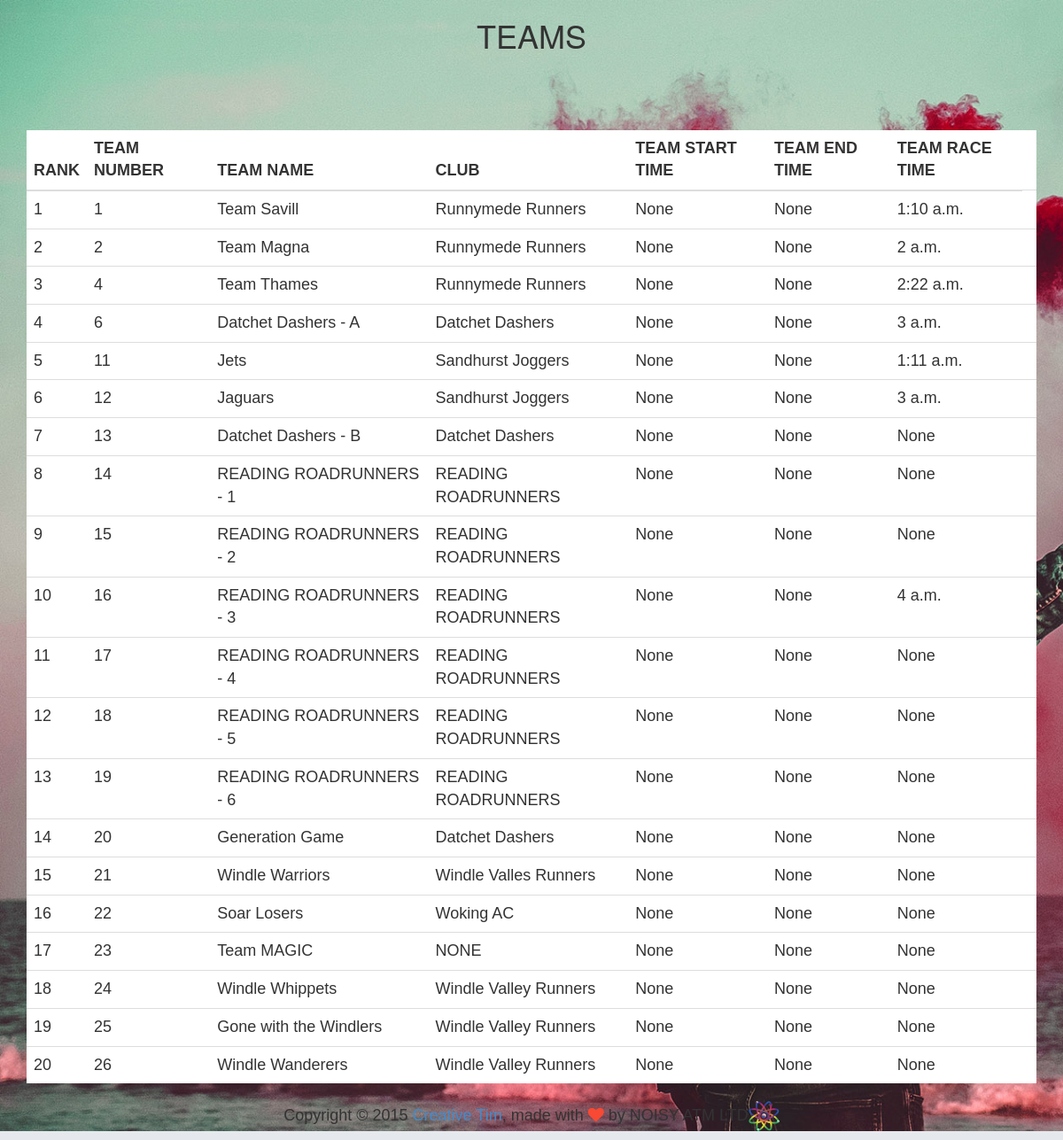
Page /team/ on the committed database.
### teams/models.py (models this page shows, shortened)
class Teams(models.Model):
    number = models.PositiveIntegerField(default=1, validators=[MinValueValidator(1), MaxValueValidator(100)], unique=True)
    name = models.CharField(max_length=200)
    club_name = models.CharField(max_length=200)
    runners_A = models.OneToOneField(Runner, on_delete=models.CASCADE, related_name='Runner_A')
    runners_B = models.OneToOneField(Runner, on_delete=models.CASCADE, related_name='Runner_B')
    runners_C = models.OneToOneField(Runner, on_delete=models.CASCADE, related_name='Runner_C')
    runners_D = models.OneToOneField(Runner, on_delete=models.CASCADE, related_name='Runner_D')
    runners_E = models.OneToOneField(Runner, on_delete=models.CASCADE, related_name='Runner_E')
    runners_F = models.OneToOneField(Runner, on_delete=models.CASCADE, related_name='Runner_F')
    start_time = models.DateTimeField(blank=True, null=True)
    end_time = models.DateTimeField(blank=True, null=True)
    elapsed_time = models.TimeField(blank=True, null=True)
    class Meta:
        ordering = ("number", "name")

### teams/views.py (the view)
# urls.py: path('', include('teams.urls')),
def teams(request):
    all_teams = Teams.objects.all()
    for team in all_teams:
        print(f"Team: {team.number}  Name: {team.name}")
    template = loader.get_template('teams.html')
    context = {"teams": all_teams}
    return render(request, 'teams.html', context)

### teams/templates/teams.html (shortened to what this page needs)
<!DOCTYPE html>
{% load static %}
<html>
  <head>
    <link href=' {% static "teams/css/bootstrap.css" %}' rel="stylesheet" />
    <link href=' {% static "teams/css/pe-icon-7-stroke.css"}' rel="stylesheet" />
    <link href=' {% static "teams/css/rotating-card.css" %} ' rel="stylesheet" />
    <link href="https://netdna.bootstrapcdn.com/font-awesome/4.5.0/css/font-awesome.min.css" rel="stylesheet">
  </head>
  <body>
	  <div class="background-image" data-parallax="active" style="background-image: url('{% static "/teams/img/bg0.jpg" %}')">
		<div class="container">
					<h1 class="title">TEAMS</h1>
					<table id="fresh-table" class="table">
								<thead>
								<th data-field="team_rank">RANK</th>
								<th data-field="team_number">TEAM NUMBER</th>
								<th data-field="team_name" data-sortable="true">TEAM NAME</th>
								<th data-field="team_club" data-sortable="true">CLUB</th>
								<th data-field="start" data-sortable="true">TEAM START TIME</th>
								<th data-field="end">TEAM END TIME</th>
								<th data-field="time">TEAM RACE TIME</th>
								</thead>
								<tbody>
									{% for team in teams%}
									<tr>
									<td>{{ forloop.counter}}</td>
									<td>{{team.number}}</td>
									<td>{{team.name}}</td>
									<td>{{team.club_name}}</td>
									<td>{{team.start_time}}</td>
									<td>{{team.end_time}}</td>
									<td>{{team.elapsed_time}}</td>
									<td></td>
									</tr>
									{% endfor %}
								</tbody>
								</table>
		</div>
		<p class="text-center">Copyright &copy; 2015 <a href="https://creative-tim.com">Creative Tim</a>, made with <i class="fa fa-heart ct-heart"></i> by NOISY ATM LTD<img src='{% static "teams/img/na_icon.png" %}'/></p>
</div>
</body>
</html>

### static/teams/css/rotating-card.css (style rules this page uses)
body { margin-top: 0px; font-size: 18px; font-family: "Helvetica Nueue",Arial,Verdana,sans-serif; background-color: #E5E9ED; }
.title { text-align: center; font-weight: 300; font-size: 36px; margin-bottom: 90px; line-height: 90%; }
.ct-heart { color: #F74933; }

### rows in the picture
Teams: number "1", name "Team Savill", club_name "Runnymede Runners", start_time "None", end_time "None", elapsed_time "1:10 a.m."
Teams: number "2", name "Team Magna", club_name "Runnymede Runners", start_time "None", end_time "None", elapsed_time "2 a.m."
Teams: number "4", name "Team Thames", club_name "Runnymede Runners", start_time "None", end_time "None", elapsed_time "2:22 a.m."
Teams: number "6", name "Datchet Dashers - A", club_name "Datchet Dashers", start_time "None", end_time "None", elapsed_time "3 a.m."
Teams: number "11", name "Jets", club_name "Sandhurst Joggers", start_time "None", end_time "None", elapsed_time "1:11 a.m."
Teams: number "12", name "Jaguars", club_name "Sandhurst Joggers", start_time "None", end_time "None", elapsed_time "3 a.m."
Teams: number "13", name "Datchet Dashers - B", club_name "Datchet Dashers", start_time "None", end_time "None", elapsed_time "None"
Teams: number "14", name "READING ROADRUNNERS - 1", club_name "READING ROADRUNNERS", start_time "None", end_time "None", elapsed_time "None"
Teams: number "15", name "READING ROADRUNNERS - 2", club_name "READING ROADRUNNERS", start_time "None", end_time "None", elapsed_time "None"
Teams: number "16", name "READING ROADRUNNERS - 3", club_name "READING ROADRUNNERS", start_time "None", end_time "None", elapsed_time "4 a.m."
Teams: number "17", name "READING ROADRUNNERS - 4", club_name "READING ROADRUNNERS", start_time "None", end_time "None", elapsed_time "None"
Teams: number "18", name "READING ROADRUNNERS - 5", club_name "READING ROADRUNNERS", start_time "None", end_time "None", elapsed_time "None"
Teams: number "19", name "READING ROADRUNNERS - 6", club_name "READING ROADRUNNERS", start_time "None", end_time "None", elapsed_time "None"
Teams: number "20", name "Generation Game", club_name "Datchet Dashers", start_time "None", end_time "None", elapsed_time "None"
Teams: number "21", name "Windle Warriors", club_name "Windle Valles Runners", start_time "None", end_time "None", elapsed_time "None"
Teams: number "22", name "Soar Losers", club_name "Woking AC", start_time "None", end_time "None", elapsed_time "None"
Teams: number "23", name "Team MAGIC", club_name "NONE", start_time "None", end_time "None", elapsed_time "None"
Teams: number "24", name "Windle Whippets", club_name "Windle Valley Runners", start_time "None", end_time "None", elapsed_time "None"
Teams: number "25", name "Gone with the Windlers", club_name "Windle Valley Runners", start_time "None", end_time "None", elapsed_time "None"
Teams: number "26", name "Windle Wanderers", club_name "Windle Valley Runners", start_time "None", end_time "None", elapsed_time "None"
